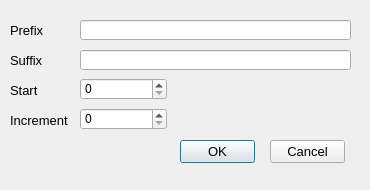
<?xml version="1.0" encoding="UTF-8"?>
<ui version="4.0">
 <class>TextInsertCounter_Dialog</class>
 <widget class="QDialog" name="TextInsertCounter_Dialog">
  <property name="geometry">
   <rect>
    <x>0</x>
    <y>0</y>
    <width>370</width>
    <height>190</height>
   </rect>
  </property>
  <property name="minimumSize">
   <size>
    <width>370</width>
    <height>190</height>
   </size>
  </property>
  <property name="maximumSize">
   <size>
    <width>370</width>
    <height>190</height>
   </size>
  </property>
  <property name="windowTitle">
   <string>Insert counter</string>
  </property>
  <widget class="QLabel" name="label">
   <property name="geometry">
    <rect>
     <x>10</x>
     <y>20</y>
     <width>71</width>
     <height>20</height>
    </rect>
   </property>
   <property name="font">
    <font>
     <pointsize>10</pointsize>
    </font>
   </property>
   <property name="text">
    <string>Prefix</string>
   </property>
   <property name="alignment">
    <set>Qt::AlignLeading|Qt::AlignLeft|Qt::AlignVCenter</set>
   </property>
  </widget>
  <widget class="QLineEdit" name="_100">
   <property name="geometry">
    <rect>
     <x>80</x>
     <y>20</y>
     <width>271</width>
     <height>20</height>
    </rect>
   </property>
  </widget>
  <widget class="QLineEdit" name="_101">
   <property name="geometry">
    <rect>
     <x>80</x>
     <y>50</y>
     <width>271</width>
     <height>20</height>
    </rect>
   </property>
  </widget>
  <widget class="QLabel" name="label_2">
   <property name="geometry">
    <rect>
     <x>10</x>
     <y>50</y>
     <width>71</width>
     <height>20</height>
    </rect>
   </property>
   <property name="font">
    <font>
     <pointsize>10</pointsize>
    </font>
   </property>
   <property name="text">
    <string>Suffix</string>
   </property>
   <property name="alignment">
    <set>Qt::AlignLeading|Qt::AlignLeft|Qt::AlignVCenter</set>
   </property>
  </widget>
  <widget class="QLabel" name="label_3">
   <property name="geometry">
    <rect>
     <x>10</x>
     <y>80</y>
     <width>71</width>
     <height>20</height>
    </rect>
   </property>
   <property name="font">
    <font>
     <pointsize>10</pointsize>
    </font>
   </property>
   <property name="text">
    <string>Start</string>
   </property>
   <property name="alignment">
    <set>Qt::AlignLeading|Qt::AlignLeft|Qt::AlignVCenter</set>
   </property>
  </widget>
  <widget class="QLabel" name="label_4">
   <property name="geometry">
    <rect>
     <x>10</x>
     <y>110</y>
     <width>71</width>
     <height>20</height>
    </rect>
   </property>
   <property name="font">
    <font>
     <pointsize>10</pointsize>
    </font>
   </property>
   <property name="text">
    <string>Increment</string>
   </property>
   <property name="alignment">
    <set>Qt::AlignLeading|Qt::AlignLeft|Qt::AlignVCenter</set>
   </property>
  </widget>
  <widget class="QPushButton" name="_2">
   <property name="geometry">
    <rect>
     <x>270</x>
     <y>140</y>
     <width>75</width>
     <height>23</height>
    </rect>
   </property>
   <property name="font">
    <font>
     <pointsize>10</pointsize>
    </font>
   </property>
   <property name="text">
    <string>Cancel</string>
   </property>
   <property name="autoDefault">
    <bool>false</bool>
   </property>
  </widget>
  <widget class="QPushButton" name="_1">
   <property name="geometry">
    <rect>
     <x>180</x>
     <y>140</y>
     <width>75</width>
     <height>23</height>
    </rect>
   </property>
   <property name="font">
    <font>
     <pointsize>10</pointsize>
    </font>
   </property>
   <property name="text">
    <string>OK</string>
   </property>
   <property name="default">
    <bool>true</bool>
   </property>
  </widget>
  <widget class="RCIntegerSpinBox" name="_102">
   <property name="geometry">
    <rect>
     <x>80</x>
     <y>78</y>
     <width>87</width>
     <height>22</height>
    </rect>
   </property>
   <property name="maximum">
    <number>1000</number>
   </property>
  </widget>
  <widget class="RCIntegerSpinBox" name="_103">
   <property name="geometry">
    <rect>
     <x>80</x>
     <y>108</y>
     <width>87</width>
     <height>22</height>
    </rect>
   </property>
   <property name="maximum">
    <number>10000</number>
   </property>
  </widget>
 </widget>
 <customwidgets>
  <customwidget>
   <class>RCIntegerSpinBox</class>
   <extends>QSpinBox</extends>
   <header>../RealCADQt/source/rcintegerspinbox.h</header>
  </customwidget>
 </customwidgets>
 <resources/>
 <connections/>
</ui>
